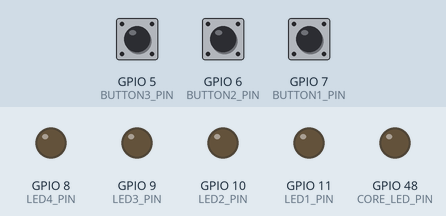
Recording of a program running on a simulated ESP32-S3. Shown: output pins drawn as LEDs (lit = HIGH). Dashed ring = blinking. The test bench sets the inputs (shaded band); at power-on: GPIO 5 (BUTTON3_PIN) LOW, GPIO 6 (BUTTON2_PIN) HIGH, GPIO 7 (BUTTON1_PIN) HIGH. What the program prints to the serial monitor is not drawn.

Above: at 0.1 s.
At 1.2 s:
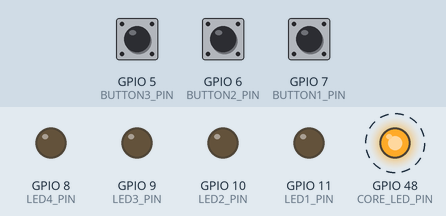
1.3 s: GPIO 5 (BUTTON3_PIN) pulled HIGH for 0.15 s
4.3 s: GPIO 6 (BUTTON2_PIN) pulled LOW for 0.15 s
Timing chart, 0 to 13.3 s (numbered marks = the images above; inputs shaded):
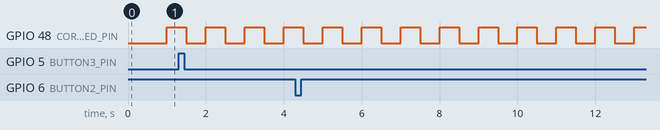

Measured:
- by itself, GPIO 48 (CORE_LED_PIN): alternates HIGH for 0.50 s and LOW for 0.50 s

The program:

main.cpp
```cpp
#include <Arduino.h>
#include "config.h"

int foo = 0;
/**
 * @brief Handler for button 2 press event
 *
 * This function is called when button 2 is pressed.
 */
void button2Handler()
{
  foo = 0;
  Serial.println("Button 2 pressed!");
}

/**
 * @brief Toggle the core LED
 *
 * @param xTimer The timer handle (unused)
 * @note This function is called by an OS timer to blink the core LED.
 */
void toggleCoreLed(TimerHandle_t)
{
  static bool ledState = false;
  digitalWrite(CORE_LED_PIN, ledState);
  ledState = !ledState;
}

void setup()
{
  // put your setup code here, to run once:

  // Start the serial communication at 115200 baud rate
  Serial.begin(115200);

  // Set the LED pin as output
  pinMode(LED1_PIN, OUTPUT);
  pinMode(LED2_PIN, OUTPUT);
  pinMode(LED3_PIN, OUTPUT);
  pinMode(LED4_PIN, OUTPUT);
  pinMode(CORE_LED_PIN, OUTPUT);

  // Set the button pins as input
  pinMode(BUTTON1_PIN, INPUT);
  pinMode(BUTTON2_PIN, INPUT);
  pinMode(BUTTON3_PIN, INPUT);

  // Attach falling edge interrupt to button 2 pin
  attachInterrupt(BUTTON2_PIN, button2Handler, FALLING);

  // Create a timer to blink the core LED every 500ms
  auto ledTimer = xTimerCreate("LED Timer", 500, pdTRUE, nullptr, toggleCoreLed);
  xTimerStart(ledTimer, 0);
}

/**
 * @brief Turn on/off the LEDs based on the value of 'n'.
 *
 * @param n The number of LEDs to turn on (0-4).
 */
void ledShow(int n)
{
  digitalWrite(LED1_PIN, n > 0);
  digitalWrite(LED2_PIN, n > 1);
  digitalWrite(LED3_PIN, n > 2);
  digitalWrite(LED4_PIN, n > 3);
}

void loop()
{
  // put your main code here, to run repeatedly:
  if (!digitalRead(BUTTON1_PIN))
  {
    // Wait for the button to be released
    while (!digitalRead(BUTTON1_PIN))
      delay(10);

    if (foo < 4)
      foo++;
  }

  if (!digitalRead(BUTTON3_PIN))
  {
    // Wait for the button to be released
    while (!digitalRead(BUTTON3_PIN))
      delay(10);

    if (foo > 0)
      foo--;
  }

  // Print the value of 'foo' to the serial monitor
  Serial.print("Value of foo: ");
  Serial.println(foo);

  // Show the value of 'foo' on the LEDs
  ledShow(foo);

  delay(100); // Delay for 1 second
}
```

config.h
```cpp
#pragma once

// The LED on the core board
constexpr auto CORE_LED_PIN = 48;

// ADC1_1 pin
constexpr auto ADC1_PIN = 1;

// Digital microphone(I2S) pins
constexpr auto DMIC_WS_PIN = 2;
constexpr auto DMIC_SCK_PIN = 3;
constexpr auto DMIC_DAT_PIN = 4;

// Button pins
constexpr auto BUTTON1_PIN = 7;
constexpr auto BUTTON2_PIN = 6;
constexpr auto BUTTON3_PIN = 5;

// Dedicated LED pins
constexpr auto LED1_PIN = 11;
constexpr auto LED2_PIN = 10;
constexpr auto LED3_PIN = 9;
constexpr auto LED4_PIN = 8;

// LED matrix(driven by HT7219) pins
constexpr auto MAT_SCK_PIN = 12;
constexpr auto MAT_DAT_PIN = 13;
constexpr auto MAT_LOAD_PIN = 14;

// Serial RGB LED(WS2812) pin
constexpr auto RGB_LED_PIN = 45;
constexpr auto RGB_NUM = 4; // Number of RGB LEDs

// IMU module(LSM6DS3) pins
constexpr auto IMU_SDA_PIN = 41;
constexpr auto IMU_SCL_PIN = 42;
constexpr auto IMU_INT_PIN = 15;

// Speaker PA(I2S) pins
constexpr auto SPK_EN_PIN = 16;
constexpr auto SPK_WS_PIN = 17;
constexpr auto SPK_BCK_PIN = 18;
constexpr auto SPK_DAT_PIN = 21;

// LCD display pins are defined in the project configuration file (platformio.ini) as macros
```
